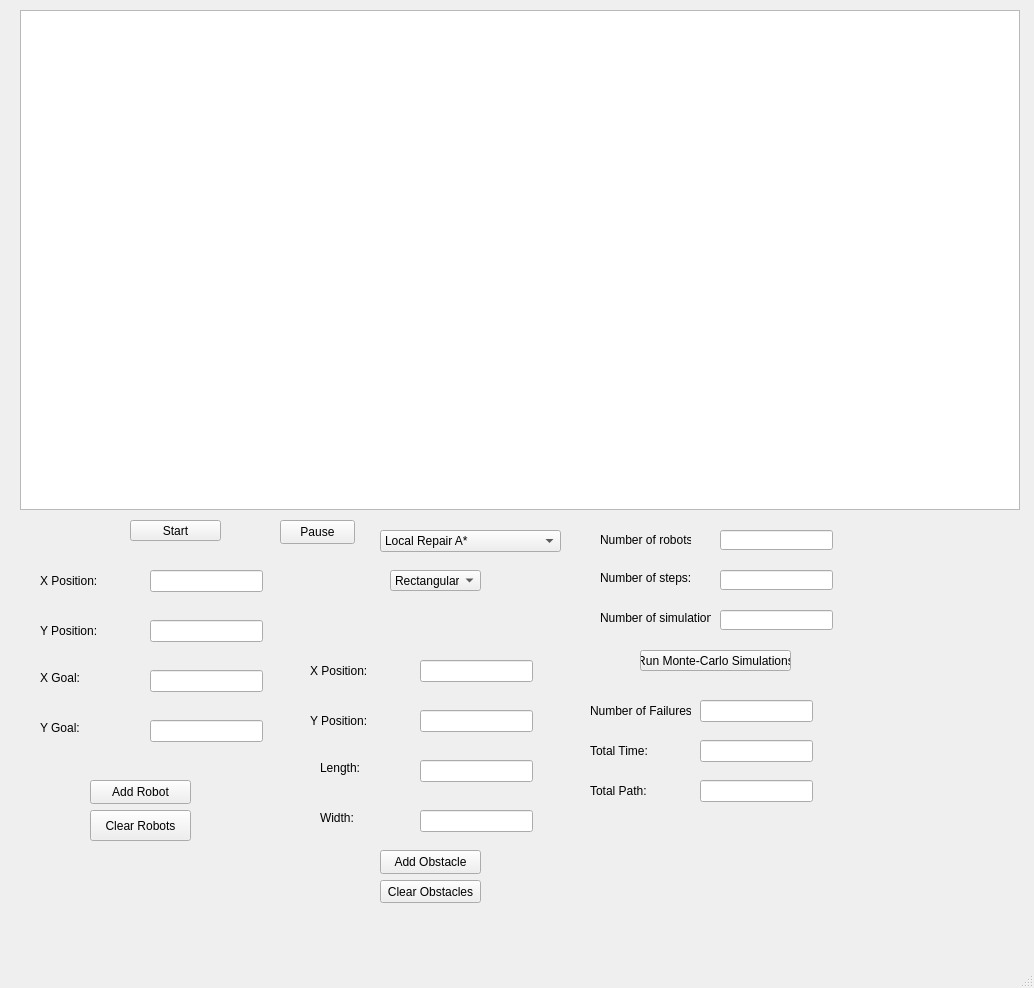
 <widget class="QMainWindow" name="MainWindow">
  <property name="geometry">
   <rect>
    <x>0</x>
    <y>0</y>
    <width>1034</width>
    <height>988</height>
   </rect>
  </property>
  <property name="windowTitle">
   <string>Multiagent Pathfinding</string>
  </property>
  <widget class="QWidget" name="centralwidget">
   <widget class="QPushButton" name="addRobotButton">
    <property name="geometry">
     <rect>
      <x>90</x>
      <y>780</y>
      <width>101</width>
      <height>24</height>
     </rect>
    </property>
    <property name="text">
     <string>Add Robot</string>
    </property>
   </widget>
   <widget class="QPushButton" name="addObstacleButton">
    <property name="geometry">
     <rect>
      <x>380</x>
      <y>850</y>
      <width>101</width>
      <height>24</height>
     </rect>
    </property>
    <property name="text">
     <string>Add Obstacle</string>
    </property>
   </widget>
   <widget class="QComboBox" name="methodSelectionComboBox">
    <property name="geometry">
     <rect>
      <x>380</x>
      <y>530</y>
      <width>181</width>
      <height>22</height>
     </rect>
    </property>
    <item>
     <property name="text">
      <string>Local Repair A*</string>
     </property>
    </item>
    <item>
     <property name="text">
      <string>Cooperative A*</string>
     </property>
    </item>
    <item>
     <property name="text">
      <string>Hierarchical Cooperative A*</string>
     </property>
    </item>
   </widget>
   <widget class="QPushButton" name="startButton">
    <property name="geometry">
     <rect>
      <x>130</x>
      <y>520</y>
      <width>91</width>
      <height>21</height>
     </rect>
    </property>
    <property name="text">
     <string>Start</string>
    </property>
   </widget>
   <widget class="QPushButton" name="pauseButton">
    <property name="geometry">
     <rect>
      <x>280</x>
      <y>520</y>
      <width>75</width>
      <height>24</height>
     </rect>
    </property>
    <property name="text">
     <string>Pause</string>
    </property>
   </widget>
   <widget class="QComboBox" name="comboBox">
    <property name="geometry">
     <rect>
      <x>390</x>
      <y>570</y>
      <width>91</width>
      <height>21</height>
     </rect>
    </property>
    <item>
     <property name="text">
      <string>Rectangular</string>
     </property>
    </item>
    <item>
     <property name="text">
      <string>Circular</string>
     </property>
    </item>
   </widget>
   <widget class="QStackedWidget" name="stackedWidget">
    <property name="geometry">
     <rect>
      <x>290</x>
      <y>600</y>
      <width>271</width>
      <height>251</height>
     </rect>
    </property>
    <property name="currentIndex">
     <number>0</number>
    </property>
    <widget class="QWidget" name="page">
     <widget class="QLabel" name="widthLabel_2">
      <property name="geometry">
       <rect>
        <x>30</x>
        <y>160</y>
        <width>49</width>
        <height>16</height>
       </rect>
      </property>
      <property name="text">
       <string>Length:</string>
      </property>
     </widget>
     <widget class="QLineEdit" name="widthTextbox">
      <property name="geometry">
       <rect>
        <x>130</x>
        <y>210</y>
        <width>113</width>
        <height>22</height>
       </rect>
      </property>
     </widget>
     <widget class="QLineEdit" name="lengthTextbox">
      <property name="geometry">
       <rect>
        <x>130</x>
        <y>160</y>
        <width>113</width>
        <height>22</height>
       </rect>
      </property>
     </widget>
     <widget class="QLineEdit" name="positionYTextbox">
      <property name="geometry">
       <rect>
        <x>130</x>
        <y>110</y>
        <width>113</width>
        <height>22</height>
       </rect>
      </property>
     </widget>
     <widget class="QLineEdit" name="positionXTextbox">
      <property name="geometry">
       <rect>
        <x>130</x>
        <y>60</y>
        <width>113</width>
        <height>22</height>
       </rect>
      </property>
     </widget>
     <widget class="QLabel" name="positionYLabel">
      <property name="geometry">
       <rect>
        <x>20</x>
        <y>110</y>
        <width>71</width>
        <height>21</height>
       </rect>
      </property>
      <property name="text">
       <string>Y Position:</string>
      </property>
     </widget>
     <widget class="QLabel" name="widthLabel">
      <property name="geometry">
       <rect>
        <x>30</x>
        <y>210</y>
        <width>49</width>
        <height>16</height>
       </rect>
      </property>
      <property name="text">
       <string>Width:</string>
      </property>
     </widget>
     <widget class="QLabel" name="positionXLabel">
      <property name="geometry">
       <rect>
        <x>20</x>
        <y>60</y>
        <width>71</width>
        <height>21</height>
       </rect>
      </property>
      <property name="text">
       <string>X Position:</string>
      </property>
     </widget>
    </widget>
    <widget class="QWidget" name="page_2">
     <widget class="QLabel" name="positionXLabel_2">
      <property name="geometry">
       <rect>
        <x>20</x>
        <y>50</y>
        <width>71</width>
        <height>21</height>
       </rect>
      </property>
      <property name="text">
       <string>X Position:</string>
      </property>
     </widget>
     <widget class="QLineEdit" name="positionXTextbox_2">
      <property name="geometry">
       <rect>
        <x>130</x>
        <y>50</y>
        <width>113</width>
        <height>22</height>
       </rect>
      </property>
     </widget>
     <widget class="QLineEdit" name="diameterTextbox">
      <property name="geometry">
       <rect>
        <x>130</x>
        <y>150</y>
        <width>113</width>
        <height>22</height>
       </rect>
      </property>
     </widget>
     <widget class="QLabel" name="positionYLabel_2">
      <property name="geometry">
       <rect>
        <x>20</x>
        <y>100</y>
        <width>71</width>
        <height>21</height>
       </rect>
      </property>
      <property name="text">
       <string>Y Position:</string>
      </property>
     </widget>
     <widget class="QLabel" name="diameterLabel">
      <property name="geometry">
       <rect>
        <x>20</x>
        <y>150</y>
        <width>61</width>
        <height>16</height>
       </rect>
      </property>
      <property name="text">
       <string>Diameter:</string>
      </property>
     </widget>
     <widget class="QLineEdit" name="positionYTextbox_2">
      <property name="geometry">
       <rect>
        <x>130</x>
        <y>100</y>
        <width>113</width>
        <height>22</height>
       </rect>
      </property>
     </widget>
    </widget>
   </widget>
   <widget class="QLineEdit" name="positionXTextbox_3">
    <property name="geometry">
     <rect>
      <x>150</x>
      <y>570</y>
      <width>113</width>
      <height>22</height>
     </rect>
    </property>
   </widget>
   <widget class="QLineEdit" name="goalXTextbox">
    <property name="geometry">
     <rect>
      <x>150</x>
      <y>670</y>
      <width>113</width>
      <height>22</height>
     </rect>
    </property>
   </widget>
   <widget class="QLabel" name="positionXLabel_3">
    <property name="geometry">
     <rect>
      <x>40</x>
      <y>570</y>
      <width>71</width>
      <height>21</height>
     </rect>
    </property>
    <property name="text">
     <string>X Position:</string>
    </property>
   </widget>
   <widget class="QLabel" name="positionYLabel_3">
    <property name="geometry">
     <rect>
      <x>40</x>
      <y>620</y>
      <width>71</width>
      <height>21</height>
     </rect>
    </property>
    <property name="text">
     <string>Y Position:</string>
    </property>
   </widget>
   <widget class="QLineEdit" name="positionYTextbox_3">
    <property name="geometry">
     <rect>
      <x>150</x>
      <y>620</y>
      <width>113</width>
      <height>22</height>
     </rect>
    </property>
   </widget>
   <widget class="QLineEdit" name="goalYTextbox">
    <property name="geometry">
     <rect>
      <x>150</x>
      <y>720</y>
      <width>113</width>
      <height>22</height>
     </rect>
    </property>
   </widget>
   <widget class="QLabel" name="goalYLabel">
    <property name="geometry">
     <rect>
      <x>40</x>
      <y>720</y>
      <width>49</width>
      <height>16</height>
     </rect>
    </property>
    <property name="text">
     <string>Y Goal:</string>
    </property>
   </widget>
   <widget class="QLabel" name="goalXLabel">
    <property name="geometry">
     <rect>
      <x>40</x>
      <y>670</y>
      <width>49</width>
      <height>16</height>
     </rect>
    </property>
    <property name="text">
     <string>X Goal:</string>
    </property>
   </widget>
   <widget class="QGraphicsView" name="graphicsView">
    <property name="geometry">
     <rect>
      <x>20</x>
      <y>10</y>
      <width>1000</width>
      <height>500</height>
     </rect>
    </property>
    <property name="palette">
     <palette>
      <active>
       <colorrole role="WindowText">
        <brush brushstyle="SolidPattern">
         <color alpha="255">
          <red>0</red>
          <green>0</green>
          <blue>0</blue>
         </color>
        </brush>
       </colorrole>
       <colorrole role="Button">
        <brush brushstyle="SolidPattern">
         <color alpha="255">
          <red>240</red>
          <green>240</green>
          <blue>240</blue>
         </color>
        </brush>
       </colorrole>
       <colorrole role="Light">
        <brush brushstyle="SolidPattern">
         <color alpha="255">
          <red>255</red>
          <green>255</green>
          <blue>255</blue>
         </color>
        </brush>
       </colorrole>
       <colorrole role="Midlight">
        <brush brushstyle="SolidPattern">
         <color alpha="255">
          <red>227</red>
          <green>227</green>
          <blue>227</blue>
         </color>
        </brush>
       </colorrole>
       <colorrole role="Dark">
        <brush brushstyle="SolidPattern">
         <color alpha="255">
          <red>160</red>
          <green>160</green>
          <blue>160</blue>
         </color>
        </brush>
       </colorrole>
       <colorrole role="Mid">
        <brush brushstyle="SolidPattern">
         <color alpha="255">
          <red>160</red>
          <green>160</green>
          <blue>160</blue>
         </color>
        </brush>
       </colorrole>
       <colorrole role="Text">
        <brush brushstyle="SolidPattern">
         <color alpha="255">
          <red>0</red>
          <green>0</green>
          <blue>0</blue>
         </color>
        </brush>
       </colorrole>
       <colorrole role="BrightText">
        <brush brushstyle="SolidPattern">
         <color alpha="255">
          <red>255</red>
          <green>255</green>
          <blue>255</blue>
         </color>
        </brush>
       </colorrole>
       <colorrole role="ButtonText">
        <brush brushstyle="SolidPattern">
         <color alpha="255">
          <red>0</red>
          <green>0</green>
          <blue>0</blue>
         </color>
        </brush>
       </colorrole>
       <colorrole role="Base">
        <brush brushstyle="SolidPattern">
         <color alpha="255">
          <red>255</red>
          <green>255</green>
          <blue>255</blue>
         </color>
        </brush>
       </colorrole>
       <colorrole role="Window">
        <brush brushstyle="SolidPattern">
         <color alpha="255">
          <red>240</red>
          <green>240</green>
          <blue>240</blue>
         </color>
        </brush>
       </colorrole>
       <colorrole role="Shadow">
        <brush brushstyle="SolidPattern">
         <color alpha="255">
          <red>105</red>
          <green>105</green>
          <blue>105</blue>
         </color>
        </brush>
       </colorrole>
       <colorrole role="Highlight">
        <brush brushstyle="SolidPattern">
         <color alpha="255">
          <red>0</red>
          <green>120</green>
          <blue>215</blue>
         </color>
        </brush>
       </colorrole>
       <colorrole role="HighlightedText">
        <brush brushstyle="SolidPattern">
         <color alpha="255">
          <red>255</red>
          <green>255</green>
          <blue>255</blue>
         </color>
        </brush>
       </colorrole>
       <colorrole role="Link">
        <brush brushstyle="SolidPattern">
         <color alpha="255">
          <red>0</red>
          <green>0</green>
          <blue>255</blue>
         </color>
        </brush>
       </colorrole>
       <colorrole role="LinkVisited">
        <brush brushstyle="SolidPattern">
         <color alpha="255">
          <red>255</red>
          <green>0</green>
          <blue>255</blue>
         </color>
        </brush>
       </colorrole>
       <colorrole role="AlternateBase">
        <brush brushstyle="SolidPattern">
         <color alpha="255">
          <red>245</red>
          <green>245</green>
          <blue>245</blue>
         </color>
        </brush>
       </colorrole>
       <colorrole role="NoRole">
        <brush brushstyle="SolidPattern">
         <color alpha="255">
          <red>0</red>
          <green>0</green>
          <blue>0</blue>
         </color>
        </brush>
       </colorrole>
       <colorrole role="ToolTipBase">
        <brush brushstyle="SolidPattern">
         <color alpha="255">
          <red>255</red>
          <green>255</green>
          <blue>220</blue>
         </color>
        </brush>
       </colorrole>
       <colorrole role="ToolTipText">
        <brush brushstyle="SolidPattern">
         <color alpha="255">
          <red>0</red>
          <green>0</green>
          <blue>0</blue>
         </color>
        </brush>
       </colorrole>
       <colorrole role="PlaceholderText">
        <brush brushstyle="SolidPattern">
         <color alpha="128">
          <red>0</red>
          <green>0</green>
          <blue>0</blue>
         </color>
        </brush>
       </colorrole>
      </active>
      <inactive>
       <colorrole role="WindowText">
        <brush brushstyle="SolidPattern">
         <color alpha="255">
          <red>0</red>
          <green>0</green>
          <blue>0</blue>
         </color>
        </brush>
       </colorrole>
       <colorrole role="Button">
        <brush brushstyle="SolidPattern">
         <color alpha="255">
          <red>240</red>
          <green>240</green>
          <blue>240</blue>
         </color>
        </brush>
       </colorrole>
       <colorrole role="Light">
        <brush brushstyle="SolidPattern">
         <color alpha="255">
          <red>255</red>
          <green>255</green>
          <blue>255</blue>
         </color>
        </brush>
       </colorrole>
       <colorrole role="Midlight">
        <brush brushstyle="SolidPattern">
         <color alpha="255">
          <red>227</red>
          <green>227</green>
          <blue>227</blue>
         </color>
        </brush>
       </colorrole>
       <colorrole role="Dark">
        <brush brushstyle="SolidPattern">
         <color alpha="255">
          <red>160</red>
          <green>160</green>
          <blue>160</blue>
         </color>
        </brush>
       </colorrole>
       <colorrole role="Mid">
        <brush brushstyle="SolidPattern">
         <color alpha="255">
          <red>160</red>
          <green>160</green>
          <blue>160</blue>
         </color>
        </brush>
       </colorrole>
       <colorrole role="Text">
        <brush brushstyle="SolidPattern">
         <color alpha="255">
          <red>0</red>
          <green>0</green>
          <blue>0</blue>
         </color>
        </brush>
       </colorrole>
       <colorrole role="BrightText">
        <brush brushstyle="SolidPattern">
         <color alpha="255">
          <red>255</red>
          <green>255</green>
          <blue>255</blue>
         </color>
        </brush>
       </colorrole>
       <colorrole role="ButtonText">
        <brush brushstyle="SolidPattern">
         <color alpha="255">
          <red>0</red>
          <green>0</green>
          <blue>0</blue>
         </color>
        </brush>
       </colorrole>
       <colorrole role="Base">
        <brush brushstyle="SolidPattern">
         <color alpha="255">
          <red>255</red>
          <green>255</green>
          <blue>255</blue>
         </color>
        </brush>
       </colorrole>
       <colorrole role="Window">
        <brush brushstyle="SolidPattern">
         <color alpha="255">
          <red>240</red>
          <green>240</green>
          <blue>240</blue>
         </color>
        </brush>
       </colorrole>
       <colorrole role="Shadow">
        <brush brushstyle="SolidPattern">
         <color alpha="255">
          <red>105</red>
          <green>105</green>
          <blue>105</blue>
         </color>
        </brush>
       </colorrole>
       <colorrole role="Highlight">
        <brush brushstyle="SolidPattern">
         <color alpha="255">
          <red>240</red>
          <green>240</green>
          <blue>240</blue>
         </color>
        </brush>
       </colorrole>
       <colorrole role="HighlightedText">
        <brush brushstyle="SolidPattern">
         <color alpha="255">
          <red>0</red>
          <green>0</green>
          <blue>0</blue>
         </color>
        </brush>
       </colorrole>
       <colorrole role="Link">
        <brush brushstyle="SolidPattern">
         <color alpha="255">
          <red>0</red>
          <green>0</green>
          <blue>255</blue>
         </color>
        </brush>
       </colorrole>
       <colorrole role="LinkVisited">
        <brush brushstyle="SolidPattern">
         <color alpha="255">
          <red>255</red>
          <green>0</green>
          <blue>255</blue>
         </color>
        </brush>
       </colorrole>
       <colorrole role="AlternateBase">
        <brush brushstyle="SolidPattern">
         <color alpha="255">
          <red>245</red>
          <green>245</green>
          <blue>245</blue>
         </color>
        </brush>
       </colorrole>
       <colorrole role="NoRole">
        <brush brushstyle="NoBrush">
         <color alpha="255">
          <red>0</red>
          <green>0</green>
          <blue>0</blue>
         </color>
        </brush>
       </colorrole>
       <colorrole role="ToolTipBase">
        <brush brushstyle="SolidPattern">
         <color alpha="255">
          <red>255</red>
          <green>255</green>
          <blue>220</blue>
         </color>
        </brush>
       </colorrole>
       <colorrole role="ToolTipText">
        <brush brushstyle="SolidPattern">
         <color alpha="255">
          <red>0</red>
          <green>0</green>
          <blue>0</blue>
         </color>
        </brush>
       </colorrole>
       <colorrole role="PlaceholderText">
        <brush brushstyle="SolidPattern">
         <color alpha="128">
          <red>0</red>
          <green>0</green>
          <blue>0</blue>
         </color>
        </brush>
       </colorrole>
      </inactive>
      <disabled>
       <colorrole role="WindowText">
        <brush brushstyle="SolidPattern">
         <color alpha="255">
          <red>120</red>
          <green>120</green>
          <blue>120</blue>
         </color>
        </brush>
       </colorrole>
       <colorrole role="Button">
        <brush brushstyle="SolidPattern">
         <color alpha="255">
          <red>240</red>
          <green>240</green>
          <blue>240</blue>
         </color>
        </brush>
       </colorrole>
       <colorrole role="Light">
        <brush brushstyle="SolidPattern">
         <color alpha="255">
          <red>255</red>
          <green>255</green>
          <blue>255</blue>
         </color>
        </brush>
       </colorrole>
       <colorrole role="Midlight">
        <brush brushstyle="SolidPattern">
         <color alpha="255">
          <red>247</red>
          <green>247</green>
          <blue>247</blue>
         </color>
        </brush>
       </colorrole>
       <colorrole role="Dark">
        <brush brushstyle="SolidPattern">
         <color alpha="255">
          <red>160</red>
          <green>160</green>
          <blue>160</blue>
         </color>
        </brush>
       </colorrole>
       <colorrole role="Mid">
        <brush brushstyle="SolidPattern">
         <color alpha="255">
          <red>160</red>
          <green>160</green>
          <blue>160</blue>
         </color>
        </brush>
       </colorrole>
       <colorrole role="Text">
        <brush brushstyle="SolidPattern">
         <color alpha="255">
          <red>120</red>
          <green>120</green>
          <blue>120</blue>
         </color>
        </brush>
       </colorrole>
       <colorrole role="BrightText">
        <brush brushstyle="SolidPattern">
         <color alpha="255">
          <red>255</red>
          <green>255</green>
          <blue>255</blue>
         </color>
        </brush>
       </colorrole>
       <colorrole role="ButtonText">
        <brush brushstyle="SolidPattern">
         <color alpha="255">
          <red>120</red>
          <green>120</green>
          <blue>120</blue>
         </color>
        </brush>
       </colorrole>
       <colorrole role="Base">
        <brush brushstyle="SolidPattern">
         <color alpha="255">
          <red>240</red>
          <green>240</green>
          <blue>240</blue>
         </color>
        </brush>
       </colorrole>
       <colorrole role="Window">
        <brush brushstyle="SolidPattern">
         <color alpha="255">
          <red>240</red>
          <green>240</green>
          <blue>240</blue>
         </color>
        </brush>
       </colorrole>
       <colorrole role="Shadow">
        <brush brushstyle="SolidPattern">
         <color alpha="255">
          <red>0</red>
          <green>0</green>
          <blue>0</blue>
         </color>
        </brush>
       </colorrole>
       <colorrole role="Highlight">
        <brush brushstyle="SolidPattern">
         <color alpha="255">
          <red>0</red>
          <green>120</green>
          <blue>215</blue>
         </color>
        </brush>
       </colorrole>
       <colorrole role="HighlightedText">
        <brush brushstyle="SolidPattern">
         <color alpha="255">
          <red>255</red>
          <green>255</green>
          <blue>255</blue>
         </color>
        </brush>
       </colorrole>
       <colorrole role="Link">
        <brush brushstyle="SolidPattern">
         <color alpha="255">
          <red>0</red>
          <green>0</green>
          <blue>255</blue>
         </color>
        </brush>
       </colorrole>
       <colorrole role="LinkVisited">
        <brush brushstyle="SolidPattern">
         <color alpha="255">
          <red>255</red>
          <green>0</green>
          <blue>255</blue>
         </color>
        </brush>
       </colorrole>
       <colorrole role="AlternateBase">
        <brush brushstyle="SolidPattern">
         <color alpha="255">
          <red>245</red>
          <green>245</green>
          <blue>245</blue>
         </color>
        </brush>
       </colorrole>
       <colorrole role="NoRole">
        <brush brushstyle="NoBrush">
         <color alpha="255">
          <red>0</red>
          <green>0</green>
          <blue>0</blue>
         </color>
        </brush>
       </colorrole>
       <colorrole role="ToolTipBase">
        <brush brushstyle="SolidPattern">
         <color alpha="255">
          <red>255</red>
          <green>255</green>
          <blue>220</blue>
         </color>
        </brush>
       </colorrole>
       <colorrole role="ToolTipText">
        <brush brushstyle="SolidPattern">
         <color alpha="255">
          <red>0</red>
          <green>0</green>
          <blue>0</blue>
         </color>
        </brush>
       </colorrole>
       <colorrole role="PlaceholderText">
        <brush brushstyle="SolidPattern">
         <color alpha="128">
          <red>0</red>
          <green>0</green>
          <blue>0</blue>
         </color>
        </brush>
       </colorrole>
      </disabled>
     </palette>
    </property>
   </widget>
   <widget class="QPushButton" name="clearRobotsPushbutton">
    <property name="geometry">
     <rect>
      <x>90</x>
      <y>810</y>
      <width>101</width>
      <height>31</height>
     </rect>
    </property>
    <property name="text">
     <string>Clear Robots</string>
    </property>
   </widget>
   <widget class="QLabel" name="numOfRobotsLabel">
    <property name="geometry">
     <rect>
      <x>600</x>
      <y>530</y>
      <width>91</width>
      <height>20</height>
     </rect>
    </property>
    <property name="text">
     <string>Number of robots:</string>
    </property>
   </widget>
   <widget class="QLineEdit" name="numOfRobotsTextbox">
    <property name="geometry">
     <rect>
      <x>720</x>
      <y>530</y>
      <width>113</width>
      <height>20</height>
     </rect>
    </property>
   </widget>
   <widget class="QLabel" name="numOfStepsLabel">
    <property name="geometry">
     <rect>
      <x>600</x>
      <y>570</y>
      <width>91</width>
      <height>16</height>
     </rect>
    </property>
    <property name="text">
     <string>Number of steps:</string>
    </property>
   </widget>
   <widget class="QLineEdit" name="numOfStepsTextbox">
    <property name="geometry">
     <rect>
      <x>720</x>
      <y>570</y>
      <width>113</width>
      <height>20</height>
     </rect>
    </property>
   </widget>
   <widget class="QLineEdit" name="numOfSimulationTextbox">
    <property name="geometry">
     <rect>
      <x>720</x>
      <y>610</y>
      <width>113</width>
      <height>20</height>
     </rect>
    </property>
   </widget>
   <widget class="QLabel" name="numOfSimulationsLabel">
    <property name="geometry">
     <rect>
      <x>600</x>
      <y>610</y>
      <width>111</width>
      <height>16</height>
     </rect>
    </property>
    <property name="text">
     <string>Number of simulations:</string>
    </property>
   </widget>
   <widget class="QPushButton" name="monteCarloSimButton">
    <property name="geometry">
     <rect>
      <x>640</x>
      <y>650</y>
      <width>151</width>
      <height>21</height>
     </rect>
    </property>
    <property name="text">
     <string>Run Monte-Carlo Simulations</string>
    </property>
   </widget>
   <widget class="QPushButton" name="clearObstacleButton">
    <property name="geometry">
     <rect>
      <x>380</x>
      <y>880</y>
      <width>101</width>
      <height>23</height>
     </rect>
    </property>
    <property name="text">
     <string>Clear Obstacles</string>
    </property>
   </widget>
   <widget class="QLineEdit" name="failureTextbox">
    <property name="geometry">
     <rect>
      <x>700</x>
      <y>700</y>
      <width>113</width>
      <height>22</height>
     </rect>
    </property>
    <property name="text">
     <string/>
    </property>
    <property name="readOnly">
     <bool>true</bool>
    </property>
   </widget>
   <widget class="QLabel" name="failureLabel">
    <property name="geometry">
     <rect>
      <x>590</x>
      <y>700</y>
      <width>101</width>
      <height>21</height>
     </rect>
    </property>
    <property name="text">
     <string>Number of Failures:</string>
    </property>
   </widget>
   <widget class="QLabel" name="totalTimeLabel">
    <property name="geometry">
     <rect>
      <x>590</x>
      <y>740</y>
      <width>101</width>
      <height>21</height>
     </rect>
    </property>
    <property name="text">
     <string>Total Time:</string>
    </property>
   </widget>
   <widget class="QLineEdit" name="totalTimeTextbox">
    <property name="geometry">
     <rect>
      <x>700</x>
      <y>740</y>
      <width>113</width>
      <height>22</height>
     </rect>
    </property>
    <property name="text">
     <string/>
    </property>
    <property name="readOnly">
     <bool>true</bool>
    </property>
   </widget>
   <widget class="QLabel" name="totalPathLabel">
    <property name="geometry">
     <rect>
      <x>590</x>
      <y>780</y>
      <width>101</width>
      <height>21</height>
     </rect>
    </property>
    <property name="text">
     <string>Total Path:</string>
    </property>
   </widget>
   <widget class="QLineEdit" name="totalPathTextbox">
    <property name="geometry">
     <rect>
      <x>700</x>
      <y>780</y>
      <width>113</width>
      <height>22</height>
     </rect>
    </property>
    <property name="text">
     <string/>
    </property>
    <property name="readOnly">
     <bool>true</bool>
    </property>
   </widget>
  </widget>
  <widget class="QMenuBar" name="menubar">
   <property name="geometry">
    <rect>
     <x>0</x>
     <y>0</y>
     <width>1034</width>
     <height>21</height>
    </rect>
   </property>
  </widget>
  <widget class="QStatusBar" name="statusbar"/>
 </widget>
